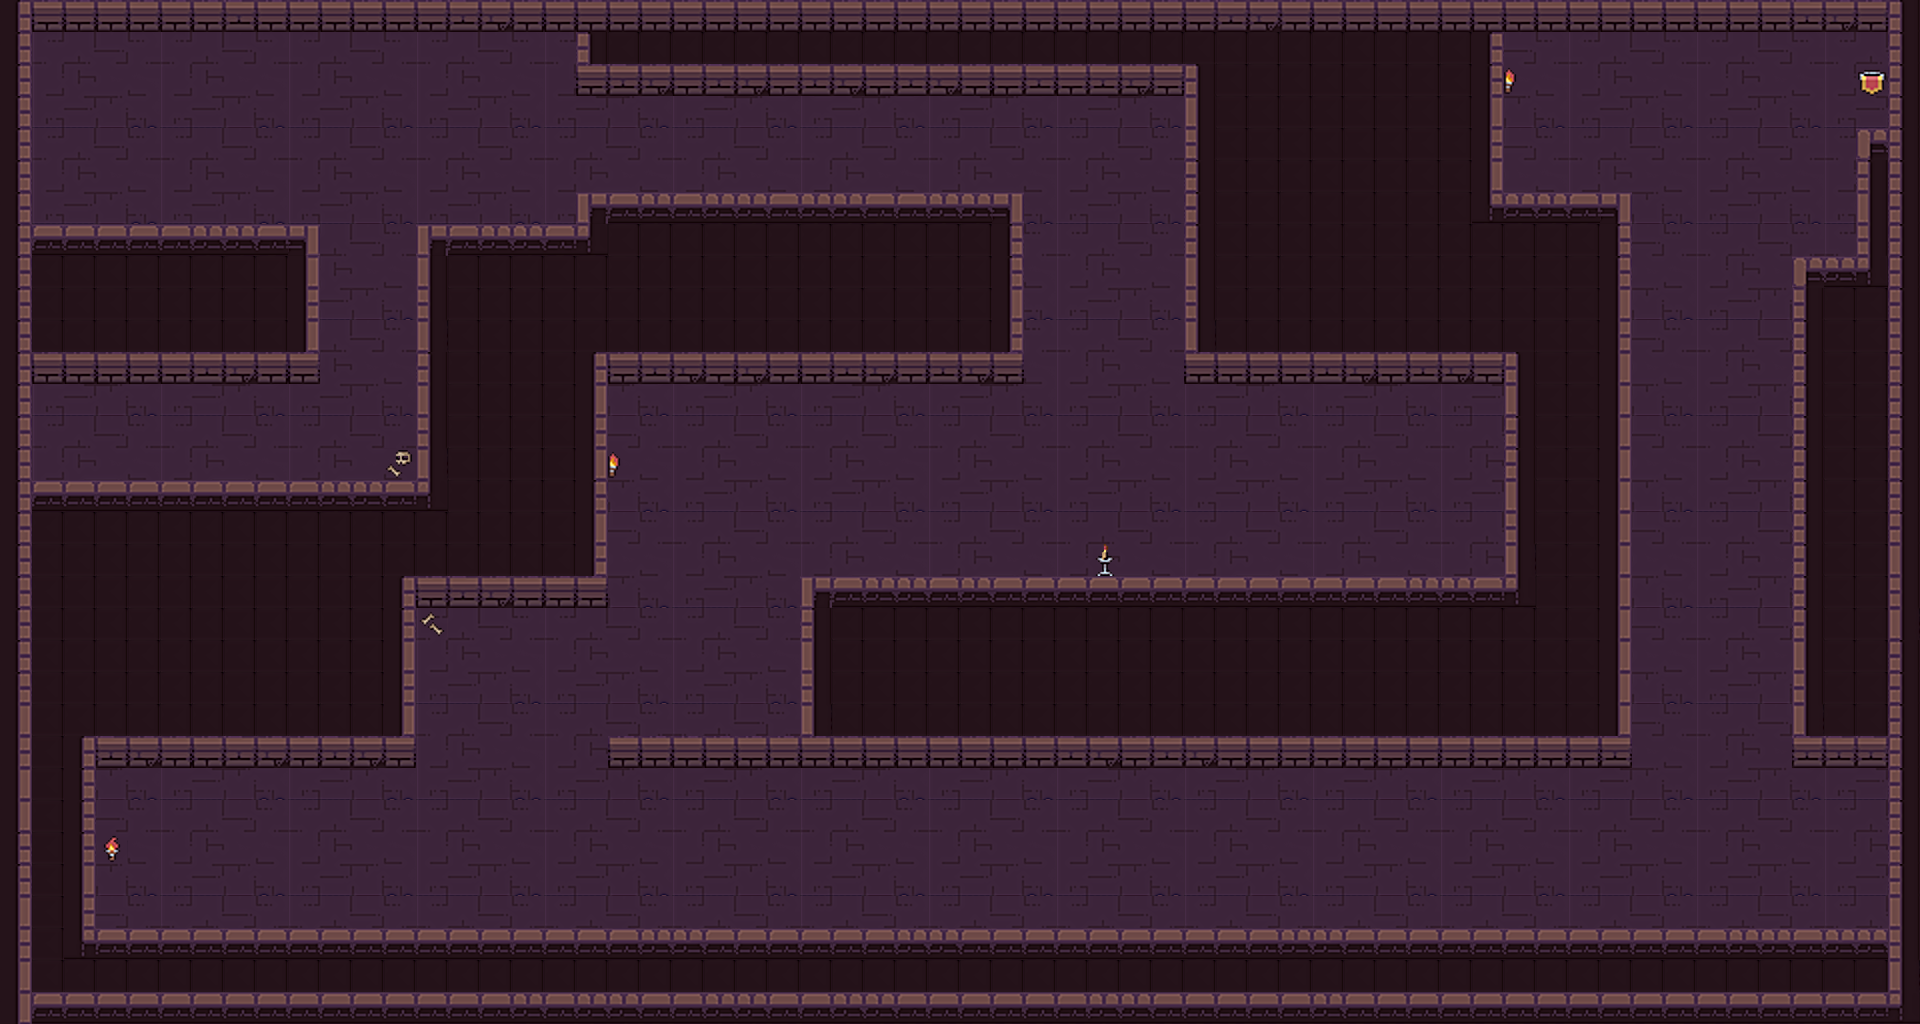

Below is a game level as drawn by its tile map, then a one-line description and the .tmx that defines it (tile-layer data replaced by summaries):
An orthogonal 60x32 tile map with 32x32 px tiles, 2 tile layers (Слой тайлов 1, obj).

<map version="1.9" tiledversion="1.9.2" orientation="orthogonal" renderorder="right-down" width="60" height="32" tilewidth="32" tileheight="32" infinite="0" nextlayerid="3" nextobjectid="1">
 <tileset firstgid="1" source="tileset_map.tsx" />
 <layer id="1" name="Слой тайлов 1" width="60" height="32" locked="1">
  <data>[1920 cells, 1920 non-empty, 34 distinct tile ids]</data>
 </layer>
 <layer id="2" name="obj" width="60" height="32">
  <data>[1920 cells, 7 non-empty, 6 distinct tile ids]</data>
 </layer>
</map>